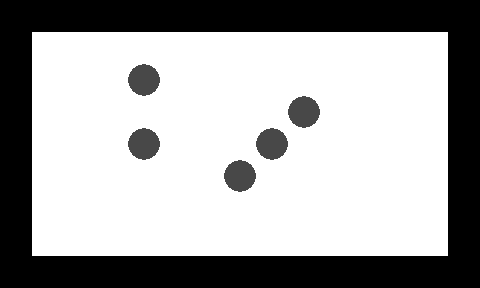

This is a level from a 2D game, rendered from its Tiled map with the project's own tilesets. A one-line summary and the complete map file follow:
An orthogonal 15x9 tile map with 32x32 px tiles, 2 tile layers (1, 2).

<map version="1.0" orientation="orthogonal" width="15" height="9" tilewidth="32" tileheight="32">
 <tileset firstgid="1" name="n_tiles1" tilewidth="32" tileheight="32">
  <image source="../../images/map/common/n_tiles1.png" width="128" height="64" />
 </tileset>
 <layer name="1" width="15" height="9">
  <data encoding="csv">
1,1,1,1,1,1,1,1,1,1,1,1,1,1,1,
1,1,1,1,1,1,1,1,1,1,1,1,1,1,1,
1,1,1,1,1,1,1,1,1,1,1,1,1,1,1,
1,1,1,1,1,1,1,1,1,1,1,1,1,1,1,
1,1,1,1,1,1,1,1,1,1,1,1,1,1,1,
1,1,1,1,1,1,1,1,1,1,1,1,1,1,1,
1,1,1,1,1,1,1,1,1,1,1,1,1,1,1,
1,1,1,1,1,1,1,1,1,1,1,1,1,1,1,
1,1,1,1,1,1,1,1,1,1,1,1,1,1,1
</data>
 </layer>
 <layer name="2" width="15" height="9">
  <data encoding="csv">
2,2,2,2,2,2,2,2,2,2,2,2,2,2,2,
2,0,0,0,0,0,0,0,0,0,0,0,0,0,2,
2,0,0,0,3,0,0,0,0,0,0,0,0,0,2,
2,0,0,0,0,0,0,0,0,3,0,0,0,0,2,
2,0,0,0,3,0,0,0,3,0,0,0,0,0,2,
2,0,0,0,0,0,0,3,0,0,0,0,0,0,2,
2,0,0,0,0,0,0,0,0,0,0,0,0,0,2,
2,0,0,0,0,0,0,0,0,0,0,0,0,0,2,
2,2,2,2,2,2,2,2,2,2,2,2,2,2,2
</data>
 </layer>
</map>
